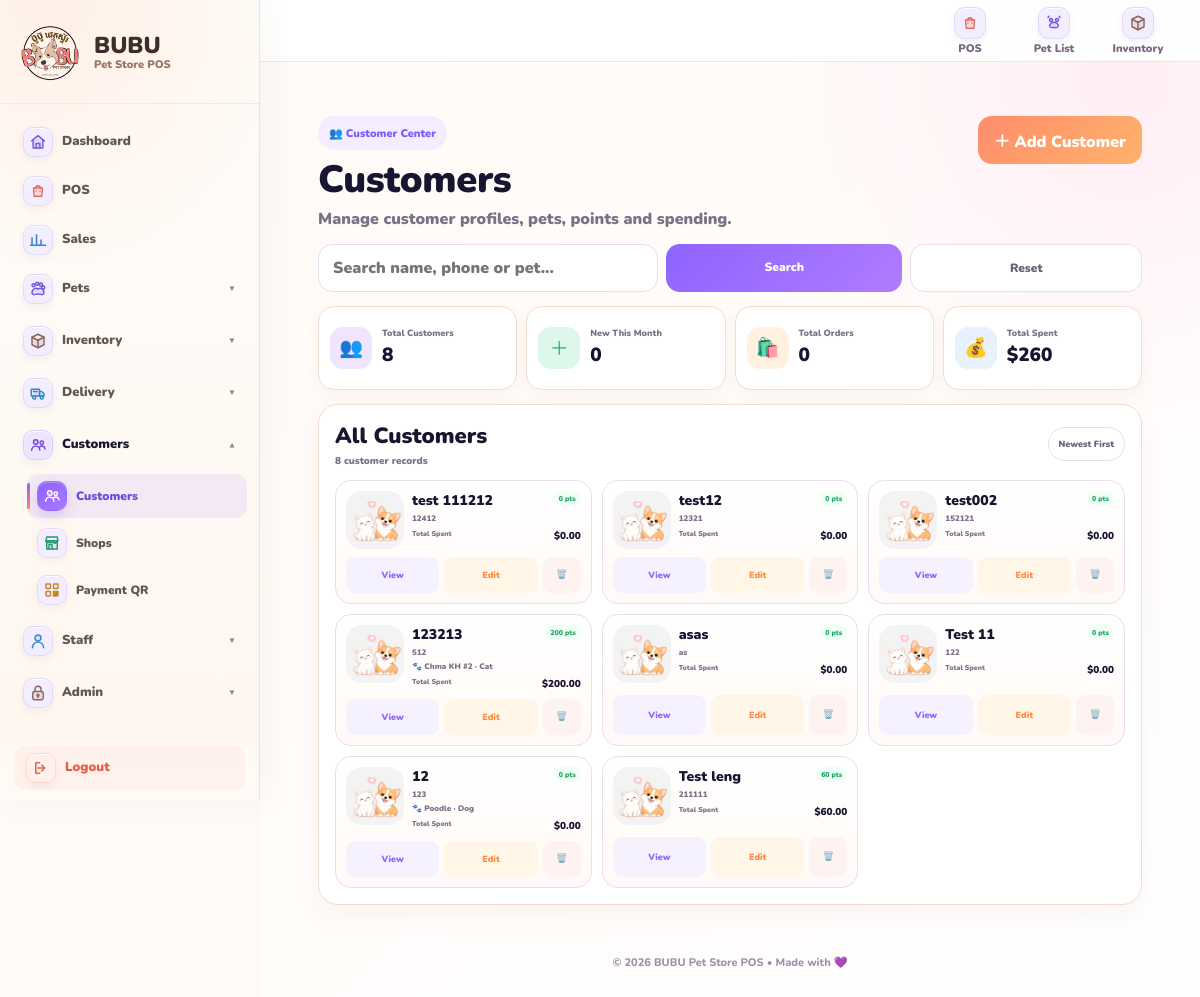
The page /customers/ (signed in) on the database as committed earlier.
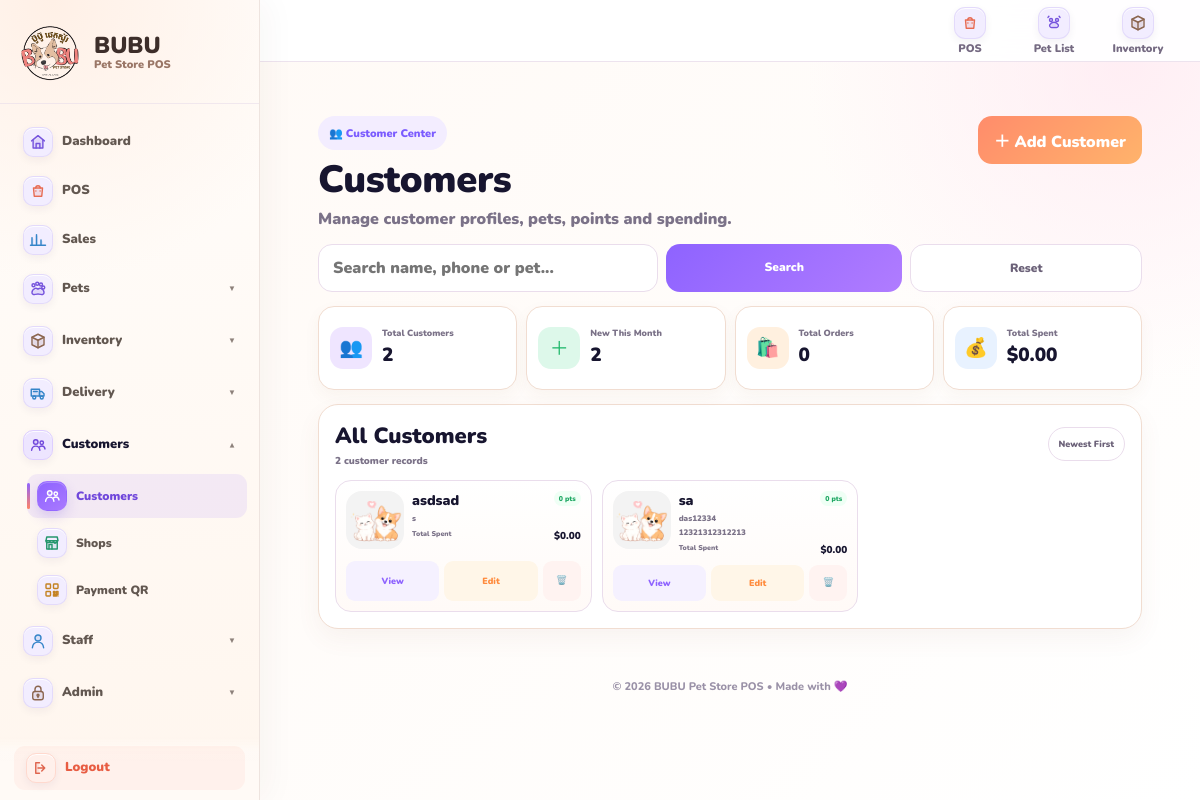
The same page on the database as committed later.
### customers/models.py (models this page shows, shortened)
class Customer(models.Model):
    name = models.CharField(max_length=120)
    phone = models.CharField(max_length=30, blank=True)
    email = models.EmailField(blank=True)
    address = models.TextField(blank=True)
    pet_name = models.CharField(max_length=100, blank=True)
    pet_type = models.CharField(max_length=100, blank=True)
    points = models.IntegerField(default=0)
    total_spent = models.DecimalField(max_digits=12, decimal_places=2, default=0)
    created_at = models.DateTimeField(auto_now_add=True)
    updated_at = models.DateTimeField(auto_now=True)
    created_by = models.ForeignKey(
        User,
        on_delete=models.SET_NULL,
        null=True,
        blank=True,
        related_name="created_customers",
    )
    updated_by = models.ForeignKey(
        User,
        on_delete=models.SET_NULL,
        null=True,
        blank=True,
        related_name="updated_customers",
    )

### customers/views.py (the view, shortened to what this page needs)
# urls.py: path("", views.customer_list, name="customer_list"),
@login_required
def customer_list(request):
    q = request.GET.get("q", "").strip()
    customers = (
        Customer.objects
        .prefetch_related("pets")
        .all()
        .order_by("-id")
    )
    now = timezone.now()
    total = Customer.objects.count()
    new_month = Customer.objects.filter(
        created_at__year=now.year,
        created_at__month=now.month,
    ).count()
    spent = Customer.objects.aggregate(
        total=Sum("total_spent")
    )["total"] or Decimal("0.00")
    total_pets = CustomerPet.objects.count()
    return render(request, "customers/customer_list.html", {
        "customers": customers,
        "q": q,
        "total": total,
        "new_month": new_month,
        "orders": 0,
        "spent": spent,
        "total_pets": total_pets,
    })

### templates/customers/customer_list.html (shortened to what this page needs)
{% extends "base.html" %}
{% load static %}
{% block content %}
<div class="customer-list-page">
    <section class="customer-list-head">
        <div>
            <span class="customer-list-badge">👥 Customer Center</span>
            <h1>Customers</h1>
            <p>Manage customer profiles, pets, points and spending.</p>
        </div>
        <a href="{% url 'customer_create' %}" class="customer-add-top">＋ Add Customer</a>
    </section>
    <form method="get" class="customer-filter" id="customerFilterForm">
        <input
            id="customerSearchInput"
            name="q"
            value="{{ q }}"
            placeholder="Search name, phone or pet..."
            autocomplete="off"
        >
        <button type="submit">Search</button>
        <a href="{% url 'customer_list' %}">Reset</a>
    </form>
    <section class="customer-summary">
        <article>
            <span class="summary-icon purple">👥</span>
            <div><small>Total Customers</small><strong>{{ total|default:"0" }}</strong></div>
        </article>
        <article>
            <span class="summary-icon green">＋</span>
            <div><small>New This Month</small><strong>{{ new_month|default:"0" }}</strong></div>
        </article>
        <article>
            <span class="summary-icon orange">🛍️</span>
            <div><small>Total Orders</small><strong>{{ orders|default:"0" }}</strong></div>
        </article>
        <article>
            <span class="summary-icon blue">💰</span>
            <div><small>Total Spent</small><strong>${{ spent|default:"0.00" }}</strong></div>
        </article>
    </section>
    <section class="customer-panel">
        <div class="customer-panel-head">
            <div>
                <h2>All Customers</h2>
                <p>{{ total|default:"0" }} customer records</p>
            </div>
            <span>Newest First</span>
        </div>
        <div class="customer-grid">
            {% for c in customers %}
                <article class="customer-card">
                    <div class="customer-avatar">
                        <img src="{% static 'img/pet-hero.png' %}" alt="{{ c.name }}">
                    </div>
                    <div class="customer-info">
                        <div class="customer-name-row">
                            <h3>{{ c.name }}</h3>
                            <span>{{ c.points|default:0 }} pts</span>
                        </div>
                        <p>{{ c.phone|default:"No phone" }}</p>
                        {% if c.pet_name or c.pet_type %}
                            <p>
                                🐾 {{ c.pet_name|default:"Pet" }}
                                {% if c.pet_type %} · {{ c.pet_type }}{% endif %}
                            </p>
                        {% endif %}
                        {% if c.address %}
                            <p>{{ c.address|truncatechars:42 }}</p>
                        {% endif %}
                        <div class="customer-spent">
                            <small>Total Spent</small>
                            <strong>${{ c.total_spent|default:"0.00" }}</strong>
                        </div>
                    </div>
                    <div class="customer-actions">
                        <a href="{% url 'customer_detail' c.id %}" class="view">View</a>
                        <a href="{% url 'customer_update' c.id %}" class="edit">Edit</a>
                        <button
                            type="button"
                            class="delete"
                            onclick="openDeleteCustomer(
                                '{% url 'customer_delete' c.id %}',
                                '{{ c.name|escapejs }}'
                            )"
                        >🗑️</button>
                    </div>
                </article>
            {% endfor %}
        </div>
    </section>
</div>
{% endblock %}

Rows that differ between the two databases and show on the page:
removed Customer: name "test 111212", points "0", phone "12412", total_spent "0.00"
removed Customer: name "test12", points "0", phone "12321", total_spent "0.00"
removed Customer: name "test002", points "0", phone "152121", total_spent "0.00"
removed Customer: name "123213", points "200", phone "512", pet_name "Chma KH #2", pet_type "Cat", total_spent "200.00"
removed Customer: name "asas", points "0", phone "as", total_spent "0.00"
removed Customer: name "Test 11", points "0", phone "122", total_spent "0.00"
removed Customer: name "12", points "0", phone "123", pet_name "Poodle", pet_type "Dog", total_spent "0.00"
removed Customer: name "Test leng", points "60", phone "211111", total_spent "60.00"
added Customer: name "asdsad", points "0", phone "s", total_spent "0.00"
added Customer: name "sa", points "0", phone "das12334", address "12321312312213", total_spent "0.00"
Other text that changed with them:
{{ total|default:"0" }}: "8" → "2"
{{ new_month|default:"0" }}: "0" → "2"
{{ spent|default:"0.00" }}: "260" → "0.00"
